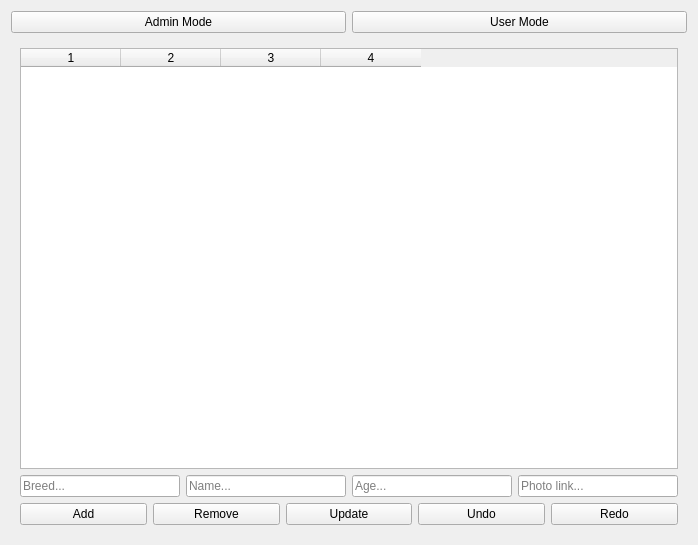
<?xml version="1.0" encoding="UTF-8"?>
<ui version="4.0">
 <class>Gui</class>
 <widget class="QWidget" name="Gui">
  <property name="geometry">
   <rect>
    <x>0</x>
    <y>0</y>
    <width>698</width>
    <height>545</height>
   </rect>
  </property>
  <layout class="QVBoxLayout" name="mainLayout">
   <item>
    <layout class="QHBoxLayout" name="modeSwitchLayout">
     <item>
      <widget class="QPushButton" name="switchToAdminButton">
       <property name="text">
        <string>Admin Mode</string>
       </property>
      </widget>
     </item>
     <item>
      <widget class="QPushButton" name="switchToUserButton">
       <property name="text">
        <string>User Mode</string>
       </property>
      </widget>
     </item>
    </layout>
   </item>
   <item>
    <widget class="QStackedWidget" name="modeStack">
     <property name="currentIndex">
      <number>0</number>
     </property>
     <widget class="QWidget" name="adminWidget">
      <layout class="QVBoxLayout" name="adminLayout">
       <item>
        <widget class="QTableWidget" name="table">
         <property name="columnCount">
          <number>4</number>
         </property>
         <property name="horizontalHeaderLabels" stdset="0">
          <stringlist>
           <string>Breed</string>
           <string>Name</string>
           <string>Age</string>
           <string>Photo</string>
          </stringlist>
         </property>
         <column/>
         <column/>
         <column/>
         <column/>
        </widget>
       </item>
       <item>
        <layout class="QHBoxLayout" name="formLayout">
         <item>
          <widget class="QLineEdit" name="breedInput">
           <property name="placeholderText">
            <string>Breed...</string>
           </property>
          </widget>
         </item>
         <item>
          <widget class="QLineEdit" name="nameInput">
           <property name="text">
            <string/>
           </property>
           <property name="placeholderText">
            <string>Name...</string>
           </property>
          </widget>
         </item>
         <item>
          <widget class="QLineEdit" name="ageInput">
           <property name="placeholderText">
            <string>Age...</string>
           </property>
          </widget>
         </item>
         <item>
          <widget class="QLineEdit" name="photoInput">
           <property name="placeholderText">
            <string>Photo link...</string>
           </property>
          </widget>
         </item>
        </layout>
       </item>
       <item>
        <layout class="QHBoxLayout" name="buttonLayout">
         <item>
          <widget class="QPushButton" name="addButton">
           <property name="text">
            <string>Add</string>
           </property>
          </widget>
         </item>
         <item>
          <widget class="QPushButton" name="removeButton">
           <property name="text">
            <string>Remove</string>
           </property>
          </widget>
         </item>
         <item>
          <widget class="QPushButton" name="updateButton">
           <property name="text">
            <string>Update</string>
           </property>
          </widget>
         </item>
         <item>
          <widget class="QPushButton" name="undoButton">
           <property name="text">
            <string>Undo</string>
           </property>
          </widget>
         </item>
         <item>
          <widget class="QPushButton" name="redoButton">
           <property name="text">
            <string>Redo</string>
           </property>
          </widget>
         </item>
        </layout>
       </item>
      </layout>
     </widget>
     <widget class="QWidget" name="userWidget">
      <layout class="QVBoxLayout" name="userLayout">
       <item>
        <widget class="QLabel" name="dogDetails">
         <property name="wordWrap">
          <bool>true</bool>
         </property>
        </widget>
       </item>
       <item>
        <widget class="QLabel" name="dogImageLabel">
         <property name="minimumSize">
          <size>
           <width>250</width>
           <height>250</height>
          </size>
         </property>
         <property name="alignment">
          <set>Qt::AlignmentFlag::AlignCenter</set>
         </property>
        </widget>
       </item>
       <item>
        <layout class="QHBoxLayout" name="userButtonLayout">
         <item>
          <widget class="QPushButton" name="nextButton">
           <property name="text">
            <string>Next</string>
           </property>
          </widget>
         </item>
         <item>
          <widget class="QPushButton" name="adoptButton">
           <property name="text">
            <string>Adopt</string>
           </property>
          </widget>
         </item>
        </layout>
       </item>
       <item>
        <layout class="QHBoxLayout" name="filterLayout">
         <item>
          <widget class="QLineEdit" name="filterBreedInput">
           <property name="placeholderText">
            <string>Breed</string>
           </property>
          </widget>
         </item>
         <item>
          <widget class="QLineEdit" name="filterAgeInput">
           <property name="placeholderText">
            <string>Max Age</string>
           </property>
          </widget>
         </item>
         <item>
          <widget class="QPushButton" name="filterButton">
           <property name="text">
            <string>Filter</string>
           </property>
          </widget>
         </item>
        </layout>
       </item>
       <item>
        <widget class="QPushButton" name="viewAdoptionListButton">
         <property name="text">
          <string>View Adoption List</string>
         </property>
        </widget>
       </item>
      </layout>
     </widget>
    </widget>
   </item>
  </layout>
 </widget>
 <resources/>
 <connections/>
</ui>
